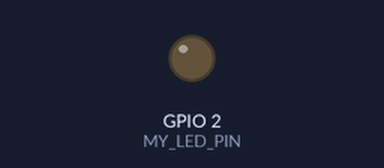
Recording of a program running on a simulated ESP8266 (NodeMCU). Parts: output pins drawn as LEDs (lit = HIGH).

Above: at 1.5 s.
At 4.37 s:
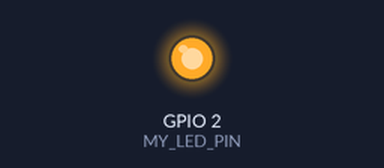
Timing chart, 0 to 4.7 s (numbered marks = the images above):
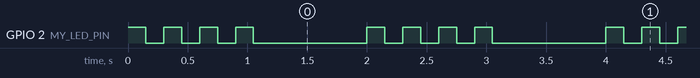

The program:

main.cpp
```cpp
#include <Arduino.h>

/** Blink
 * based on: https://www.arduino.cc/en/Tutorial/BuiltInExamples/Blink
 */

static const uint8_t MY_LED_PIN = LED_BUILTIN;

// Remember that the ESP-01S does not have an LED.

void setup() {
  // put your setup code here, to run once:
  pinMode(MY_LED_PIN, OUTPUT);
}

void loop() {
  for (int i = 0; i < 4; i++) {
    digitalWrite(MY_LED_PIN, HIGH);  // turn the LED on (HIGH is the voltage level)
    delay(150);                   // wait for a 3/20 seconds
    digitalWrite(MY_LED_PIN, LOW);   // turn the LED off by making the voltage LOW
    delay(150);                   // wait for a 3/20 seconds
  }
  delay(800);                     // wait 4/5 seconds
}
```

Measured:
- by itself, GPIO 2 (MY_LED_PIN): repeats every 2.0 s: 3 × (LOW 0.15 s, HIGH 0.15 s), LOW 0.95 s, HIGH 0.15 s
- by itself, everything shown: repeats every 2.0 s, in 8 steps
